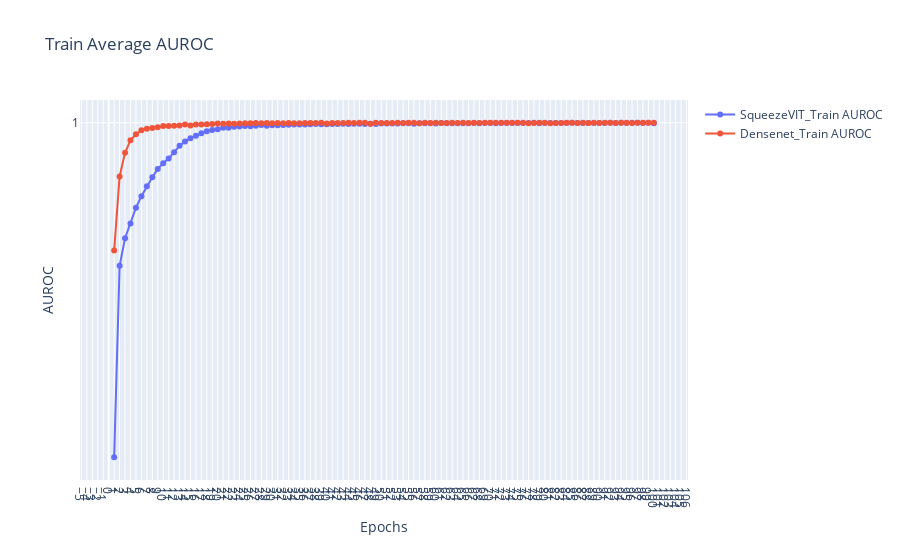

Notebook source saved alongside this figure:
### Code cell
fig = go.Figure()
for exps in train_auroc_data.keys():
    # plt.plot(epochs, loss_data[exps][0], label=exps + 'Train Loss', marker='o')
    # plt.plot(epochs, loss_data[exps][1], label=exps + 'Validation Loss', marker='o')
    # fig.add_trace(go.Scatter(x=epochs, y=auroc_data[exps][0], mode='lines+markers', name=exps + '_Train Loss'))
    fig.add_trace(go.Scatter(x=epochs, y=train_auroc_data[exps], mode='lines+markers', name=exps + '_Train AUROC'))
# fig.add_trace(go.Scatter(x=epochs, y=train_loss, mode='lines+markers', name='Train Loss'))
# fig.add_trace(go.Scatter(x=epochs, y=val_loss, mode='lines+markers', name='Validation Loss'))

fig.update_layout(
    title='Train Average AUROC',
    xaxis_title='Epochs',
    yaxis_title='AUROC',
    xaxis=dict(tickmode='linear'),
    yaxis=dict(tickmode='linear'),
    # legend=dict(x=0, y=1),
    # grid=dict(),
)

fig.show()
